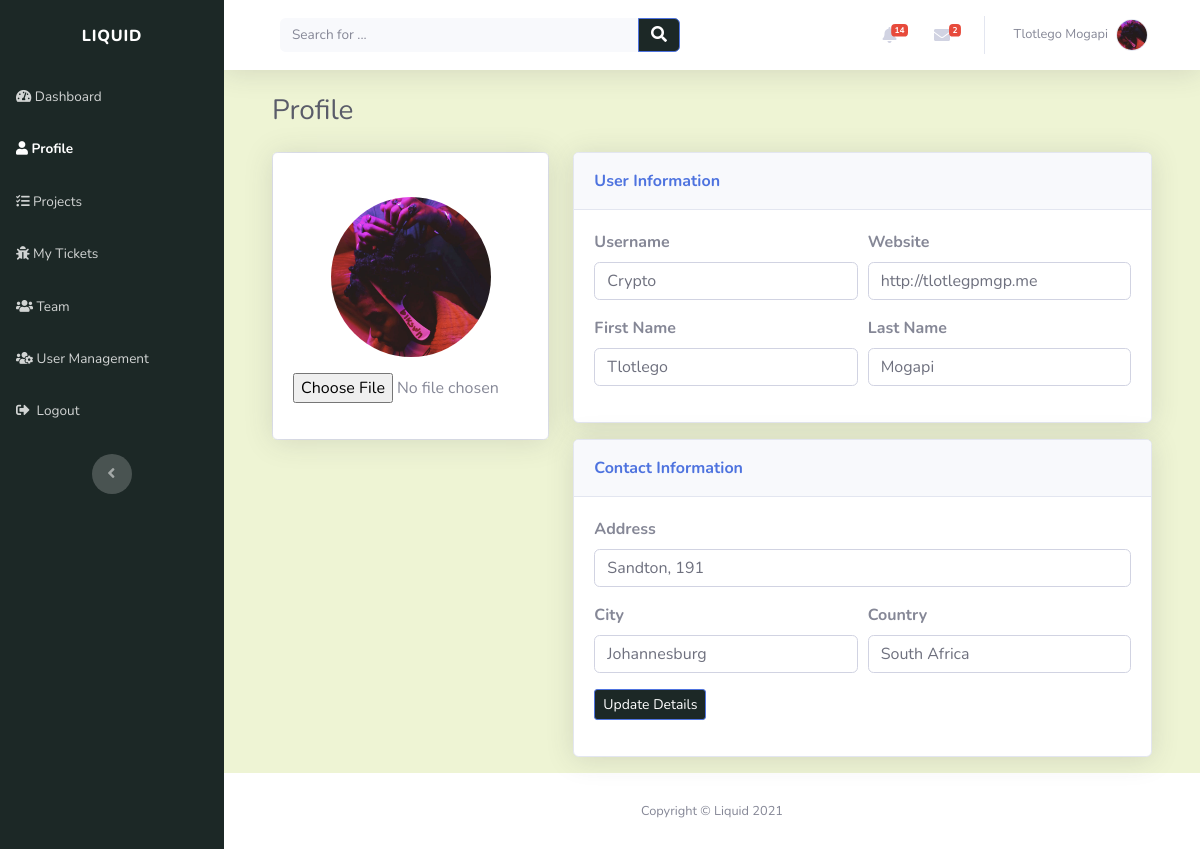
Page /account/profile/ (signed in) on the committed database.
### account/models.py (models this page shows, shortened)
class Profile(models.Model):
    user = models.OneToOneField(settings.AUTH_USER_MODEL, on_delete=models.CASCADE, unique=True)
    profile_picture = models.ImageField(default='profile_images/default.jpg', upload_to='profile_images', blank=True)
    website = models.URLField(blank=True)
    first_name = models.CharField(max_length=30, blank=True)
    last_name = models.CharField(max_length=30, blank=True)
    address = models.CharField(max_length=50, blank=True)
    city = models.CharField(max_length=50, blank=True)
    country = models.CharField(max_length=50, blank=True)
    slug = models.SlugField(unique=True, blank=True)

class Account(AbstractBaseUser):
    email = models.EmailField(verbose_name="email", max_length=30, unique=True)
    username = models.CharField(max_length=30, unique=True)
    date_created = models.DateTimeField(verbose_name="date created", auto_now_add=True)
    last_login = models.DateTimeField(verbose_name="last login", auto_now=True)
    is_admin = models.BooleanField(default=False)
    is_staff = models.BooleanField(default=True)
    is_active = models.BooleanField(default=True)
    is_super_user = models.BooleanField(default=False)
    USERNAME_FIELD = 'email'
    REQUIRED_FIELDS = ['username']
    objects = AccountManager()

### account/views.py (the view)
# urls.py: path('profile/', views.profile_view, name="user_profile"),
@login_required(login_url='login_page')
def profile_view(request):
    context = {}
    user = request.user
    if request.method == "POST":
        form = UserProfileForm(request.POST, request.FILES)
        if form.is_valid():
            profile = get_object_or_404(Profile, user=user)
            if request.FILES.get('profile_picture', None) is not None:
                image = request.FILES['profile_picture']
                profile.profile_picture = image
            profile.first_name = form.cleaned_data["first_name"]
            profile.last_name = form.cleaned_data["last_name"]
            profile.website = form.cleaned_data["website"]
            profile.address = form.cleaned_data["address"]
            profile.city = form.cleaned_data["city"]
            profile.country = form.cleaned_data["country"]
            profile.save()
            user.username = form.cleaned_data["username"]
            user.save()
            return redirect('user_profile')
    else:
        profile = get_object_or_404(Profile, user=user)
        form = UserProfileForm(initial={'username': user.username, 'website': profile.website, 'first_name': profile.first_name,
                                        'last_name': profile.last_name, 'address': profile.address, 'city': profile.city, 'country': profile.country})
        context['user'] = user
        if profile:
            context['form'] = form
    return render(request, "account/profile.html", context)

### account/forms.py
class UserProfileForm(forms.Form):
    profile_picture = forms.ImageField(widget=forms.FileInput(attrs={'style': "border-color: rgb(28, 40, 38)"}), required=False)
    username = forms.CharField(max_length=30, widget=forms.TextInput(attrs={'class': profile_form, 'name': "username"}), required=False)
    first_name = forms.CharField(max_length=30, widget=forms.TextInput(attrs={'class': profile_form, 'name': "first_name"}), required=False)
    last_name = forms.CharField(max_length=30, widget=forms.TextInput(attrs={'class': profile_form, 'name': "last_name"}), required=False)
    website = forms.URLField(max_length=30, widget=forms.URLInput(attrs={'class': profile_form, 'name': "website"}), required=False)
    address = forms.CharField(max_length=30, widget=forms.TextInput(attrs={'class': profile_form, 'name': "address"}), required=False)
    city = forms.CharField(max_length=30, widget=forms.TextInput(attrs={'class': profile_form, 'name': "city"}), required=False)
    country = forms.CharField(max_length=30, widget=forms.TextInput(attrs={'class': profile_form, 'name': "country"}), required=False)

### index/custom_processors.py (called while the page is built)
def profile_processor(request):
    if request.user.is_authenticated:
        user = request.user
        user_profile = get_object_or_404(Profile, user=user)
        user_messages = DirectMessage.objects.filter(receiver=user_profile).order_by('-created_on')[:5]
        user_alerts = Alert.objects.filter(user=user_profile).order_by('-created_on')[:5]
        return {'profile': user_profile, 'direct_messages': user_messages, 'alerts': user_alerts}
    else:
        return{}

### account/templates/account/profile.html (shortened to what this page needs)
{% extends "index/header.html" %}
{% block content %}
<div class="container-fluid">
	<h3 class="text-dark mb-4">Profile</h3>
	<form method="POST" action="{% url 'user_profile' %}" enctype="multipart/form-data">
		<div class="row mb-3">
			<div class="col-lg-4">
				<div class="card mb-3">
					<div class="card-body text-center shadow">
						<img
							class="rounded-circle mb-3 mt-4"
							src="{{profile.profile_picture.url}}"
							width="160"
							height="160"
							alt="user profile"
						/>
						<div class="mb-3">
							{{ form.profile_picture }}
						</div>
					</div>
				</div>
			</div>
			<div class="col-lg-8">
				<div class="row">
					<div class="col">
						<div class="card shadow mb-3">
							<div class="card-header py-3">
								<p class="text-primary m-0 font-weight-bold" style="color: rgb(28, 40, 38)">
									User Information
								</p>
							</div>
							<div class="card-body">
									<div class="form-row">
										<div class="col">
											<div class="form-group">
												<label for="username"><strong>Username</strong></label
												>{{ form.username }}
											</div>
										</div>
										<div class="col">
											<div class="form-group">
												<label for="email"><strong>Website</strong></label
												>{{ form.website }}
											</div>
										</div>
									</div>
									<div class="form-row">
										<div class="col">
											<div class="form-group">
												<label for="first_name"><strong>First Name</strong></label
												>{{ form.first_name }}
											</div>
										</div>
										<div class="col">
											<div class="form-group">
												<label for="last_name"><strong>Last Name</strong></label
												>{{ form.last_name }}
											</div>
										</div>
									</div>
								</div>
							</div>
							<div class="card shadow">
								<div class="card-header py-3">
									<p class="text-primary m-0 font-weight-bold" style="color: rgb(28, 40, 38)">
										Contact Information
									</p>
								</div>
								<div class="card-body">
									<div class="form-group">
										<label for="address"><strong>Address</strong></label
										>{{ form.address }}
									</div>
									<div class="form-row">
										<div class="col">
											<div class="form-group">
												<label for="city"><strong>City</strong></label
												>{{ form.city }}
											</div>
										</div>
										<div class="col">
											<div class="form-group">
												<label for="country"><strong>Country</strong></label
												>{{ form.country }}
											</div>
										</div>
									</div>
									<div class="form-group">
										<button
											class="btn btn-primary btn-sm"
											type="submit"
											style="background: rgb(28, 40, 38)"
										>
											Update&nbsp;Details
										</button>
									</div>
								</div>
							</div>
						</form>
					</div>
				</div>
			</div>
		</div>
</div>
{% endblock %}

### index/templates/index/snippets/navbar.html (shortened to what this page needs)
<nav
	class="navbar navbar-light navbar-expand bg-white shadow mb-4 topbar static-top"
	style="background: rgb(238, 244, 212)"
>
	<div class="container-fluid">
		<div class="container-fluid">
			<form
				method="GET"
				action="{% url 'index_page' %}"
				target="_self"
				class="form-inline d-none d-sm-inline-block mr-auto ml-md-3 my-2 my-md-0 mw-100 navbar-search"
			>
				<div class="input-group">
					<input
						class="bg-light form-control border-0 small"
						type="search"
						placeholder="Search for ..."
						value="{{query}}"
						name="q"
					/>
					<div class="input-group-append">
						<button class="btn btn-primary py-0" type="submit" style="background: rgb(28, 40, 38)">
							<em class="fas fa-search"></em>
						</button>
					</div>
				</div>
			</form>
			<ul class="nav navbar-nav flex-nowrap ml-auto">
				<li class="nav-item dropdown no-arrow mx-1">
					<div class="nav-item dropdown no-arrow">
						<a class="dropdown-toggle nav-link" data-toggle="dropdown" aria-expanded="false" href="#"
							>{% if alerts %}<span class="badge badge-danger badge-counter"
								>{{profile.alert_set.all.count}}</span
							>
							{%endif%}<em class="fas fa-bell fa-fw"></em
						></a>
					</div>
				</li>
				<li class="nav-item dropdown no-arrow mx-1">
					<div class="nav-item dropdown no-arrow">
						<a class="dropdown-toggle nav-link" data-toggle="dropdown" aria-expanded="false" href="#"
							><em class="fas fa-envelope fa-fw"></em>{% if direct_messages %}<span
								class="badge badge-danger badge-counter"
								>{{profile.direct_messages.all.count}}</span
							>{%endif%}</a
						>
					</div>
				</li>
				<li class="nav-item dropdown no-arrow">
					<div class="nav-item dropdown no-arrow">
						<a class="dropdown-toggle nav-link" data-toggle="dropdown" aria-expanded="false" href="#"
							><span class="d-none d-lg-inline mr-2 text-gray-600 small">
								{% if profile.first_name and profile.last_name %} {{profile.first_name}}
								{{profile.last_name}} {% else %} {{user}} {%endif%}
							</span>
							<img
								class="border rounded-circle img-profile"
								src="{{profile.profile_picture.url}}"
								alt="user image"
							/>
						</a>
					</div>
				</li>
			</ul>
		</div>
	</div>
</nav>

### rows in the picture
Profile: alert_set.all.count "14", direct_messages.all.count "2", first_name "Tlotlego", last_name "Mogapi", profile_picture (picture), website "http://tlotlegpmgp.me", address "Sandton, 191", city "Johannesburg", country "South Africa"
Account: username "Crypto"
